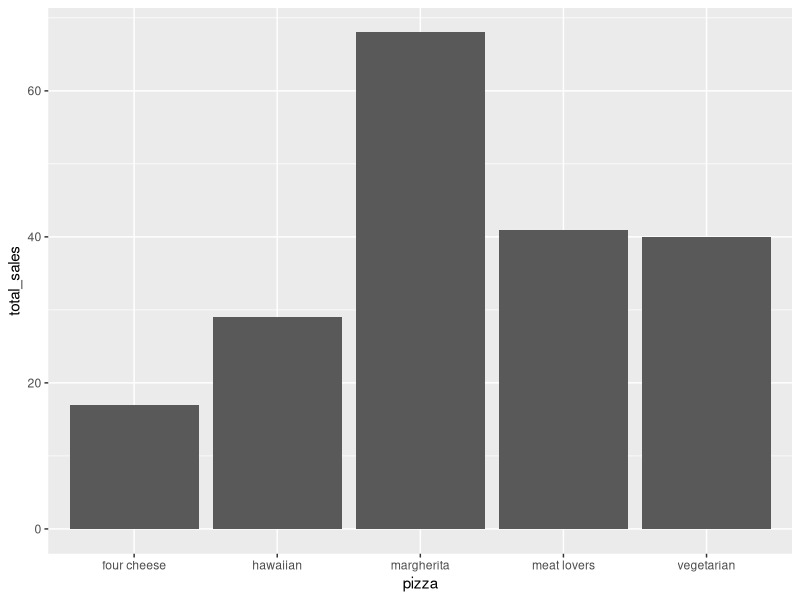
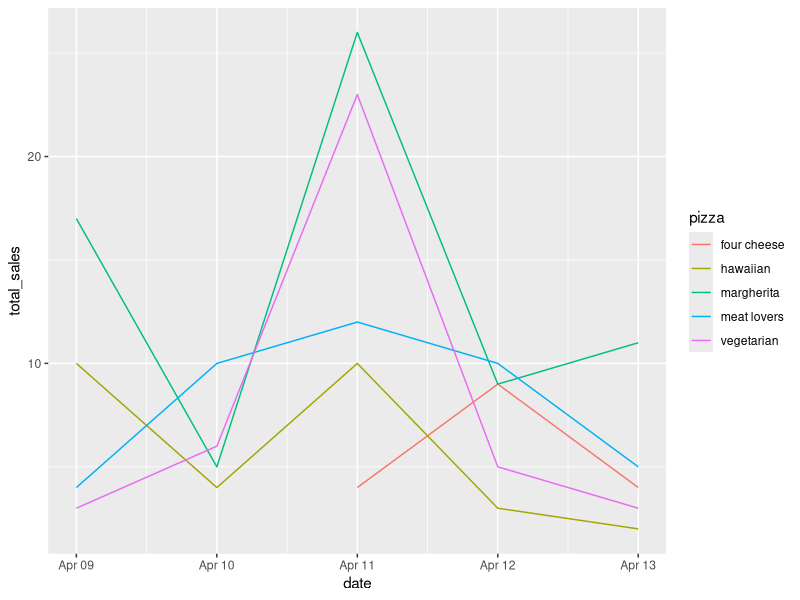
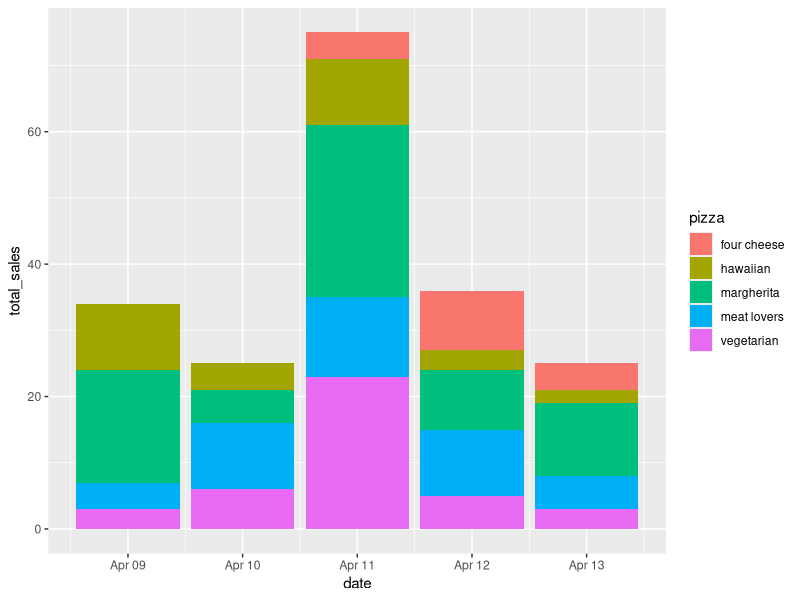
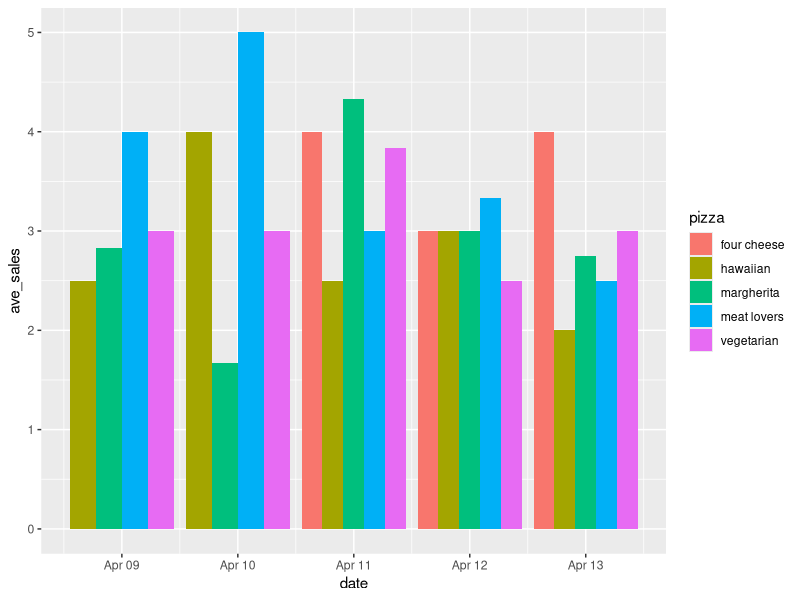

Write R code to recreate these figures, in order.
# Pizza sales

##### 1. Load packages #######
library(tidyverse)
library(lubridate)

##### 2. Load data #######
sales_data <- read.csv("sales/202204_sales_AnaCubasBaez.csv")

##### 3. Create summaries #####

# Monthly sales per pizza type
sales_summary <- sales_data %>% 
  group_by(pizza, month) %>% # does not create anything, only categorical data
  summarize(total_sales = sum(number)) # summarizes the total monthly sales per pizza type

ggplot(data = sales_summary, aes(x = pizza, y = total_sales))+
  geom_bar(stat = "identity")

# Daily sales
# Create "proper" dates
sales_data$date <- ymd(paste(sales_data$year, "/", sales_data$month, "/", sales_data$day))  

# Summarize data
sales_summary_daily <- sales_data %>%
  group_by(pizza, date) %>% 
  summarize(total_sales = sum(number)) # summarizes the number of recorded daily sales for each type of pizza

# Plot
ggplot(data = sales_summary_daily, aes(x = date, y = total_sales, color = pizza))+
  geom_line()

ggplot(data = sales_summary_daily, aes(x = date, y = total_sales, fill = pizza))+
  geom_bar(stat = "identity")

# Average data
sales_ave_daily <- sales_data %>%
  group_by(pizza, date) %>% 
  summarize(ave_sales = mean(number)) # summarizes the average daily sales for each type of pizza

ggplot(data = sales_ave_daily, aes(x = date, y = ave_sales, fill = pizza))+
  geom_bar(stat = "identity", position = "dodge")
